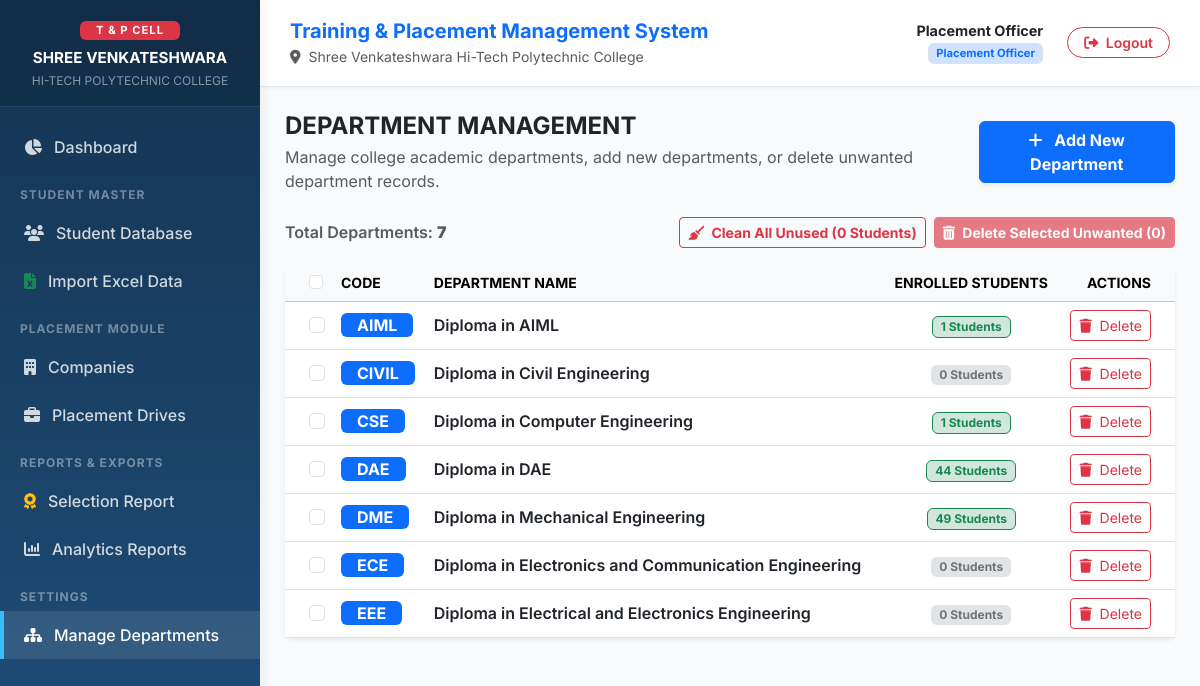
The app's page /departments/ (signed in) with its own data.
### placement_app/models.py (models this page shows, shortened)
class Department(models.Model):
    code = models.CharField(max_length=10, unique=True, help_text="e.g. DME, EEE, ECE, CSE, CIVIL")
    name = models.CharField(max_length=100, help_text="e.g. Diploma in Mechanical Engineering")

### placement_app/views.py (the view, shortened to what this page needs)
# urls.py: path('departments/', views.department_list_view, name='department_list'),
@login_required
def department_list_view(request):
    departments = Department.objects.annotate(student_count=Count('students')).order_by('code')
    context = {
        'departments': departments
    }
    return render(request, 'departments/department_list.html', context)

### placement_app/templates/departments/department_list.html (shortened to what this page needs)
{% extends 'base.html' %}
{% block content %}
<div class="d-flex justify-content-between align-items-center mb-4">
    <div>
        <h4 class="fw-bold text-dark mb-1">DEPARTMENT MANAGEMENT</h4>
        <p class="text-muted mb-0">Manage college academic departments, add new departments, or delete unwanted department records.</p>
    </div>
    <button type="button" class="btn btn-primary shadow-sm fw-bold" data-bs-toggle="modal" data-bs-target="#addDeptModal">
        <i class="fa-solid fa-plus me-2"></i> Add New Department
    </button>
</div>
<form method="post" action="{% url 'department_bulk_delete' %}" id="bulkDeleteDeptForm">
    <div class="d-flex justify-content-between align-items-center mb-3">
        <span class="text-muted fw-semibold">Total Departments: <strong>{{ departments.count }}</strong></span>
        <div class="d-flex gap-2 align-items-center">
            <form method="post" action="{% url 'department_bulk_delete' %}" class="d-inline">
                <button type="submit" onclick="return confirm('Remove all departments with 0 students in the Student Database?');" class="btn btn-outline-danger btn-sm fw-bold">
                    <i class="fa-solid fa-broom me-1"></i> Clean All Unused (0 Students)
                </button>
            </form>
            <button type="button" id="bulkDeleteDeptBtn" class="btn btn-danger btn-sm fw-bold disabled" data-bs-toggle="modal" data-bs-target="#bulkDeleteDeptModal">
                <i class="fa-solid fa-trash-can me-1"></i> Delete Selected Unwanted (<span id="selectedDeptCount">0</span>)
            </button>
        </div>
    </div>
    <div class="card border-0 shadow-sm rounded-3">
        <div class="card-body p-0">
            <div class="table-responsive">
                <table class="table table-hover align-middle mb-0">
                    <thead class="table-light text-muted small text-uppercase">
                        <tr>
                            <th class="ps-4" style="width: 40px;">
                                <input class="form-check-input" type="checkbox" id="selectAllDepts" title="Select All">
                            </th>
                            <th>Code</th>
                            <th>Department Name</th>
                            <th class="text-center">Enrolled Students</th>
                            <th class="pe-4 text-end">Actions</th>
                        </tr>
                    </thead>
                    <tbody>
                        {% for dept in departments %}
                        <tr>
                            <td class="ps-4">
                                <input class="form-check-input dept-checkbox" type="checkbox" name="selected_departments" value="{{ dept.pk }}">
                            </td>
                            <td class="fw-bold">
                                <span class="badge bg-primary fs-6 px-3 py-1">{{ dept.code }}</span>
                            </td>
                            <td class="fw-semibold text-dark">{{ dept.name }}</td>
                            <td class="text-center">
                                {% if dept.student_count > 0 %}
                                    <span class="badge bg-success-subtle text-success border border-success">{{ dept.student_count }} Students</span>
                                {% else %}
                                    <span class="badge bg-secondary-subtle text-secondary">0 Students</span>
                                {% endif %}
                            </td>
                            <td class="pe-4 text-end">
                                 <button type="button" class="btn btn-outline-danger btn-sm" data-bs-toggle="modal" data-bs-target="#deleteDeptModal{{ dept.pk }}" title="Delete Department">
                                    <i class="fa-solid fa-trash me-1"></i> Delete
                                </button>
                            </td>
                        </tr>
                        {% endfor %}
                    </tbody>
                </table>
            </div>
        </div>
    </div>
</form>
{% endblock %}

### placement_app/templates/base.html (shortened to what this page needs)
<!DOCTYPE html>
<html lang="en">
<head>
    <link href="https://cdn.jsdelivr.net/npm/bootstrap@5.3.2/dist/css/bootstrap.min.css" rel="stylesheet">
    <link href="https://cdnjs.cloudflare.com/ajax/libs/font-awesome/6.4.2/css/all.min.css" rel="stylesheet">
</head>
<body>
    {% if user.is_authenticated %}
    <nav id="sidebar">
        <div class="brand-header text-center py-3 px-3">
            <div class="badge bg-danger mb-2 px-3 py-1 text-uppercase" style="font-size: 0.7rem; letter-spacing: 1px;">T & P CELL</div>
            <h6 class="fw-bold text-white mb-1" style="font-size: 0.95rem; line-height: 1.3;">SHREE VENKATESHWARA</h6>
            <small class="text-white-50" style="font-size: 0.75rem; display: block;">HI-TECH POLYTECHNIC COLLEGE</small>
        </div>
        <ul class="nav flex-column mt-3">
            <li class="nav-item">
                <a href="{% url 'dashboard' %}" class="nav-link {% if request.resolver_match.url_name == 'dashboard' %}active{% endif %}">
                    <i class="fa-solid fa-chart-pie"></i> Dashboard
                </a>
            </li>
            <div class="nav-header">STUDENT MASTER</div>
            <li class="nav-item">
                <a href="{% url 'student_list' %}" class="nav-link {% if 'student' in request.resolver_match.url_name and 'import' not in request.resolver_match.url_name %}active{% endif %}">
                    <i class="fa-solid fa-users"></i> Student Database
                </a>
            </li>
            <li class="nav-item">
                <a href="{% url 'import_excel' %}" class="nav-link {% if 'import' in request.resolver_match.url_name %}active{% endif %}">
                    <i class="fa-solid fa-file-excel text-success"></i> Import Excel Data
                </a>
            </li>
            <div class="nav-header">PLACEMENT MODULE</div>
            <li class="nav-item">
                <a href="{% url 'company_list' %}" class="nav-link {% if 'company' in request.resolver_match.url_name %}active{% endif %}">
                    <i class="fa-solid fa-building"></i> Companies
                </a>
            </li>
            <li class="nav-item">
                <a href="{% url 'drive_list' %}" class="nav-link {% if 'drive' in request.resolver_match.url_name %}active{% endif %}">
                    <i class="fa-solid fa-briefcase"></i> Placement Drives
                </a>
            </li>
            <div class="nav-header">REPORTS & EXPORTS</div>
            <li class="nav-item">
                <a href="{% url 'selection_report' %}" class="nav-link {% if 'selection' in request.resolver_match.url_name %}active{% endif %}">
                    <i class="fa-solid fa-award text-warning"></i> Selection Report
                </a>
            </li>
            <li class="nav-item">
                <a href="{% url 'reports_hub' %}" class="nav-link {% if 'reports_hub' in request.resolver_match.url_name %}active{% endif %}">
                    <i class="fa-solid fa-chart-column"></i> Analytics Reports
                </a>
            </li>
            <div class="nav-header">SETTINGS</div>
            <li class="nav-item">
                <a href="{% url 'department_list' %}" class="nav-link {% if 'department' in request.resolver_match.url_name %}active{% endif %}">
                    <i class="fa-solid fa-sitemap"></i> Manage Departments
                </a>
            </li>
        </ul>
    </nav>
    {% endif %}
    <div id="content" {% if not user.is_authenticated %}style="margin-left: 0; padding: 0;"{% endif %}>
        {% if user.is_authenticated %}
        <header class="top-navbar">
            <div>
                <h5 class="fw-bold mb-0 text-primary" style="line-height: 1.3;">Training & Placement Management System</h5>
                <small class="text-muted"><i class="fa-solid fa-location-dot me-1"></i> Shree Venkateshwara Hi-Tech Polytechnic College</small>
            </div>
            <div class="d-flex align-items-center gap-3">
                <div class="text-end me-2">
                    <span class="fw-bold d-block text-dark" style="font-size: 0.9rem; line-height: 1.2;">{{ user.get_full_name|default:user.username }}</span>
                    <span class="badge bg-primary-subtle text-primary border" style="font-size: 0.7rem;">Placement Officer</span>
                </div>
                <a href="{% url 'logout' %}" class="btn btn-outline-danger btn-sm rounded-pill px-3 fw-semibold">
                    <i class="fa-solid fa-right-from-bracket me-1"></i> Logout
                </a>
            </div>
        </header>
        {% endif %}
        {% block content %}{% endblock %}
    </div>
</body>
</html>

### placement_app/templates/base.html (style rules this page uses)
:root { --sidebar-width: 260px; --primary-blue: #1F4E79; --primary-dark: #143452; --accent-red: #D9534F; --bg-light: #F8FAFC; }
body { font-family: 'Inter', sans-serif; background-color: var(--bg-light); color: #334155; min-height: 100vh; }
#sidebar { width: var(--sidebar-width); position: fixed; top: 0; left: 0; bottom: 0; background: linear-gradient(180deg, var(--primary-dark) 0%, var(--primary-blue) 100%); color: #fff; z-index: 1000; transition: all 0.3s; box-shadow: 4px 0 10px rgba(0,0,0,0.05); }
#sidebar .brand-header { padding: 20px 15px; background: rgba(0,0,0,0.15); border-bottom: 1px solid rgba(255,255,255,0.1); }
#sidebar .nav-link { color: rgba(255,255,255,0.8); padding: 12px 20px; font-weight: 500; display: flex; align-items: center; gap: 12px; border-left: 4px solid transparent; transition: all 0.2s; }
#sidebar .nav-link:hover, #sidebar .nav-link.active { color: #fff; background: rgba(255,255,255,0.1); border-left-color: #38BDF8; }
#sidebar .nav-header { font-size: 0.75rem; text-transform: uppercase; letter-spacing: 1px; color: rgba(255,255,255,0.4); padding: 15px 20px 5px 20px; font-weight: 700; }
#content { margin-left: var(--sidebar-width); padding: 25px; transition: all 0.3s; }
.top-navbar { background: #fff; padding: 18px 30px; margin: -25px -25px 25px -25px; border-bottom: 1px solid #E2E8F0; display: flex; justify-content: space-between; align-items: center; box-shadow: 0 2px 4px rgba(0,0,0,0.03); position: sticky; top: 0; z-index: 999; }

### records on screen
Department: code "AIML", name "Diploma in AIML", student_count "1"
Department: code "CIVIL", name "Diploma in Civil Engineering", shows "0 Students"
Department: code "CSE", name "Diploma in Computer Engineering", student_count "1"
Department: code "DAE", name "Diploma in DAE", student_count "44"
Department: code "DME", name "Diploma in Mechanical Engineering", student_count "49"
Department: code "ECE", name "Diploma in Electronics and Communication Engineering", shows "0 Students"
Department: code "EEE", name "Diploma in Electrical and Electronics Engineering", shows "0 Students"

### other values on screen
{{ user.get_full_name|default:user.username }} "Placement Officer"
{{ departments.count }} "7"
